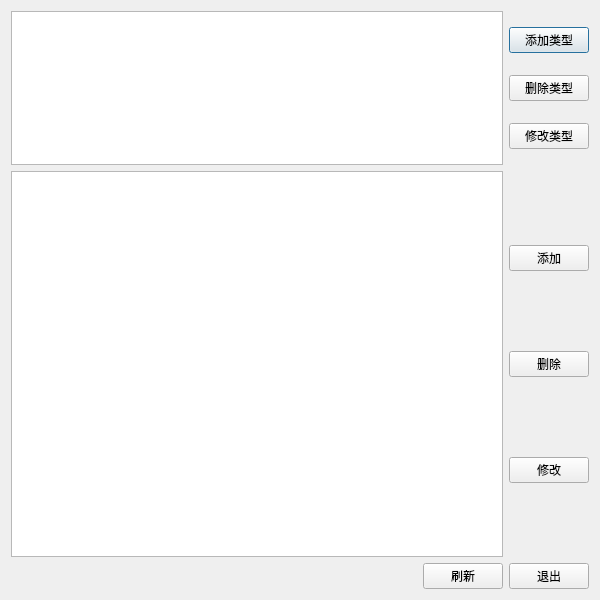
<?xml version="1.0" encoding="UTF-8"?>
<ui version="4.0">
 <class>CLocalOprTable</class>
 <widget class="QDialog" name="CLocalOprTable">
  <property name="geometry">
   <rect>
    <x>0</x>
    <y>0</y>
    <width>600</width>
    <height>600</height>
   </rect>
  </property>
  <property name="windowTitle">
   <string>现地操作管理</string>
  </property>
  <layout class="QGridLayout" name="gridLayout" rowstretch="2,5,0">
   <item row="0" column="0" colspan="2">
    <layout class="QHBoxLayout" name="horizontalLayout">
     <item>
      <widget class="QListWidget" name="listLocalOprType">
       <property name="editTriggers">
        <set>QAbstractItemView::NoEditTriggers</set>
       </property>
       <property name="selectionMode">
        <enum>QAbstractItemView::ExtendedSelection</enum>
       </property>
       <property name="selectionBehavior">
        <enum>QAbstractItemView::SelectRows</enum>
       </property>
      </widget>
     </item>
     <item>
      <layout class="QVBoxLayout" name="verticalLayout">
       <item>
        <widget class="QPushButton" name="buttonTypeAdd">
         <property name="text">
          <string>添加类型</string>
         </property>
        </widget>
       </item>
       <item>
        <widget class="QPushButton" name="buttonTypeDel">
         <property name="text">
          <string>删除类型</string>
         </property>
        </widget>
       </item>
       <item>
        <widget class="QPushButton" name="buttonTypeModify">
         <property name="text">
          <string>修改类型</string>
         </property>
        </widget>
       </item>
      </layout>
     </item>
    </layout>
   </item>
   <item row="1" column="0" colspan="2">
    <layout class="QHBoxLayout" name="horizontalLayout_2">
     <item>
      <widget class="QTableWidget" name="listLocalOpr">
       <property name="editTriggers">
        <set>QAbstractItemView::NoEditTriggers</set>
       </property>
       <property name="selectionBehavior">
        <enum>QAbstractItemView::SelectRows</enum>
       </property>
       <property name="showGrid">
        <bool>false</bool>
       </property>
       <attribute name="horizontalHeaderVisible">
        <bool>false</bool>
       </attribute>
       <attribute name="horizontalHeaderStretchLastSection">
        <bool>true</bool>
       </attribute>
       <attribute name="verticalHeaderVisible">
        <bool>false</bool>
       </attribute>
       <attribute name="verticalHeaderVisible">
        <bool>false</bool>
       </attribute>
       <attribute name="horizontalHeaderStretchLastSection">
        <bool>true</bool>
       </attribute>
       <attribute name="horizontalHeaderVisible">
        <bool>false</bool>
       </attribute>
      </widget>
     </item>
     <item>
      <layout class="QVBoxLayout" name="verticalLayout_2">
       <item>
        <widget class="QPushButton" name="buttonAdd">
         <property name="text">
          <string>添加</string>
         </property>
        </widget>
       </item>
       <item>
        <widget class="QPushButton" name="buttonDel">
         <property name="text">
          <string>删除</string>
         </property>
        </widget>
       </item>
       <item>
        <widget class="QPushButton" name="buttonModify">
         <property name="text">
          <string>修改</string>
         </property>
        </widget>
       </item>
      </layout>
     </item>
    </layout>
   </item>
   <item row="2" column="0">
    <spacer name="horizontalSpacer">
     <property name="orientation">
      <enum>Qt::Horizontal</enum>
     </property>
     <property name="sizeHint" stdset="0">
      <size>
       <width>411</width>
       <height>20</height>
      </size>
     </property>
    </spacer>
   </item>
   <item row="2" column="1">
    <layout class="QHBoxLayout" name="horizontalLayout_3">
     <item>
      <widget class="QPushButton" name="buttonRefresh">
       <property name="text">
        <string>刷新</string>
       </property>
      </widget>
     </item>
     <item>
      <widget class="QPushButton" name="buttonExit">
       <property name="text">
        <string>退出</string>
       </property>
      </widget>
     </item>
    </layout>
   </item>
  </layout>
 </widget>
 <resources/>
 <connections/>
</ui>
